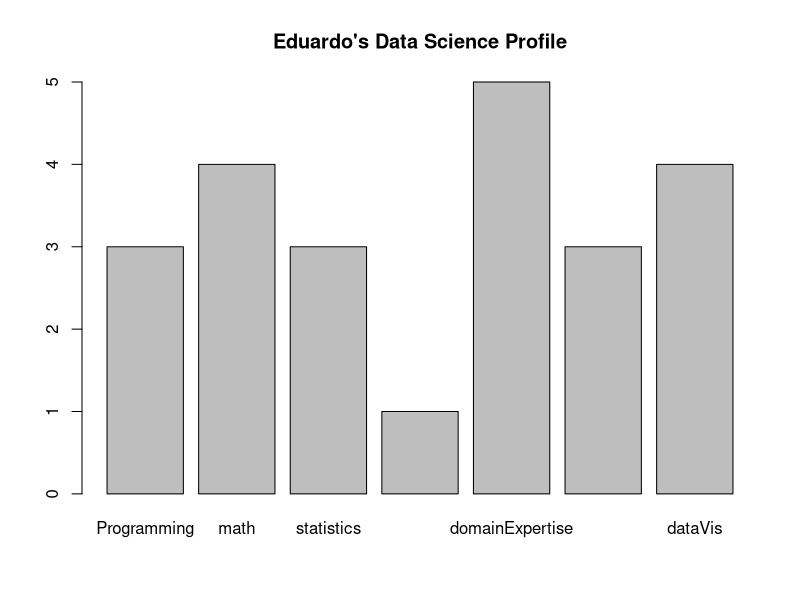

This figure's R source:
#Profile Categories #
profile.cat <- c('Programming', 'math', 'statistics','machineLearning', 'domainExpertise', 'PresentationSkills','dataVis')
 
#Profile Rank #
profile.rank <- c(3,4,3,1,5,3,4)
 
#Histogram#
 eduardo.frm <- data.frame(profile.cat, profile.rank)
 barplot(eduardo.frm$profile.rank,names.arg=eduardo.frm$profile.cat)
 title("Eduardo's Data Science Profile")
